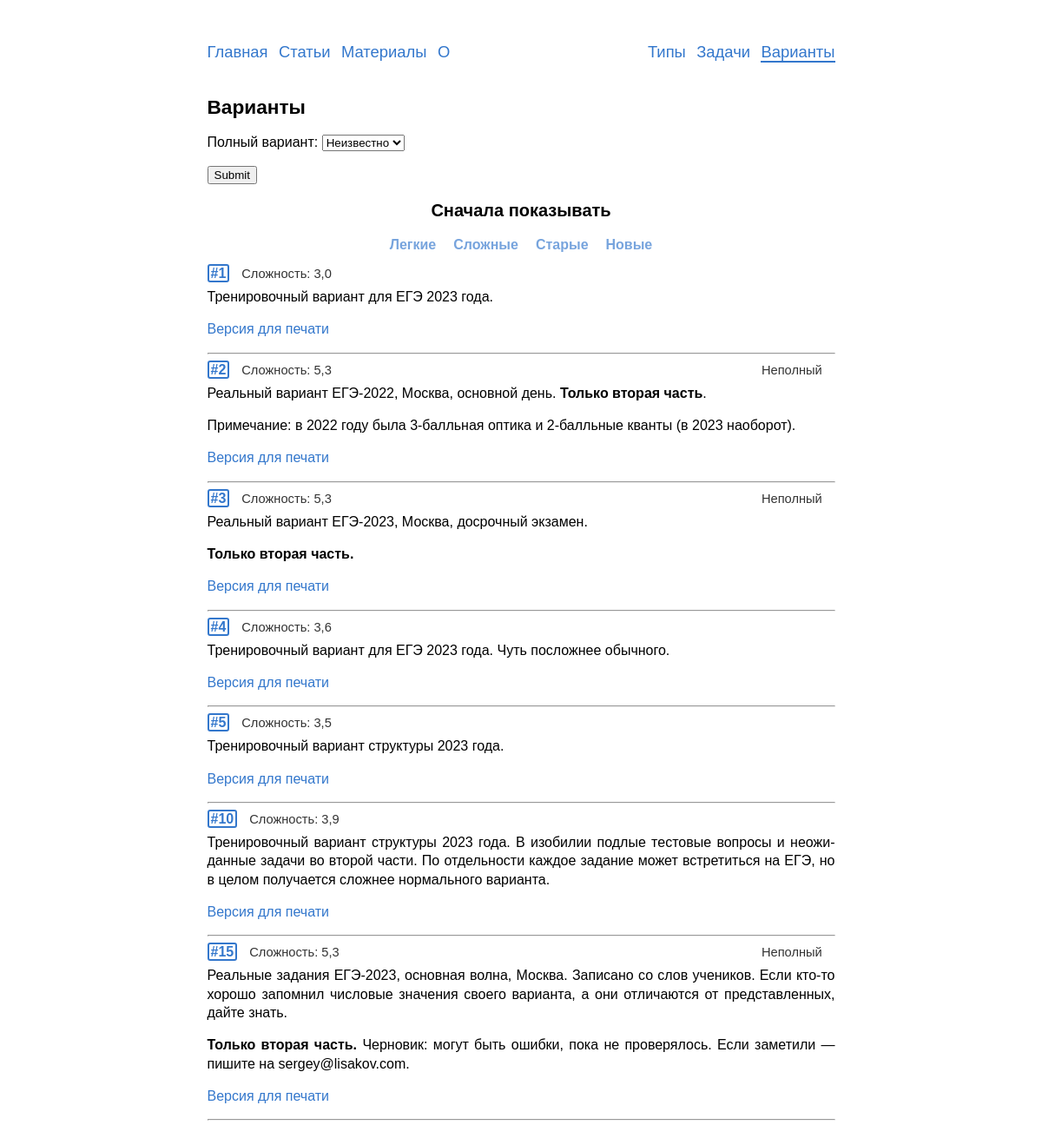
Page /variants/ on the earlier database version.
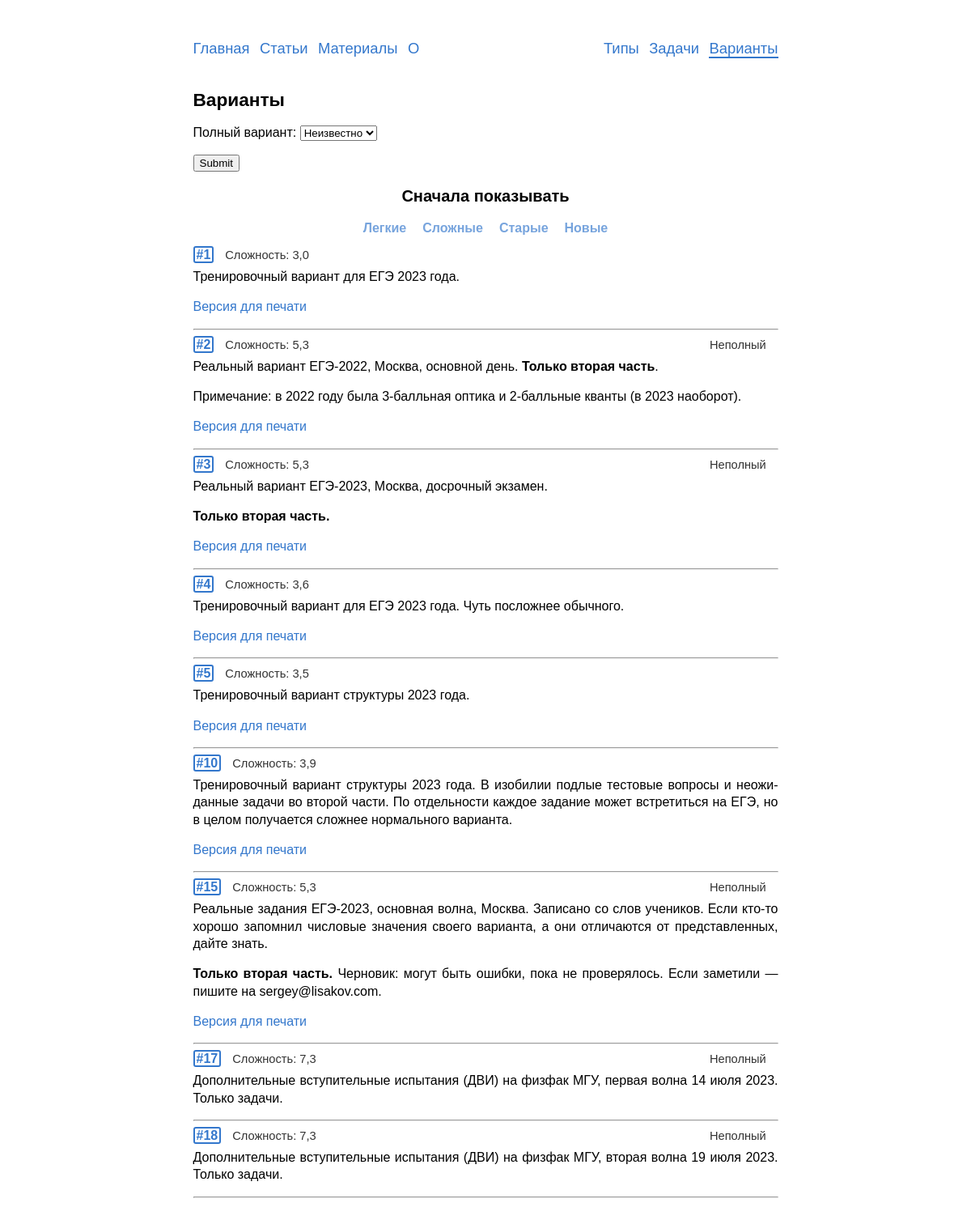
Same page on the later database version.
### variants/models.py (models this page shows, shortened)
class Variant(models.Model):
    objects = VariantManager()
    problems = SortedManyToManyField(Problem,
                                     verbose_name='задачи')
    text = models.TextField('комментарии', blank=True, null=True)
    complexity = models.FloatField('сложность', blank=True, default=0)
    is_full = models.BooleanField('полный вариант', default=True)
    show_answers = models.BooleanField('показать решения', default=True)
    date = models.DateField('дата добавления', auto_now_add=True)
    answer_slug = models.SlugField('slug для получения ответов',
                                   max_length=4, unique=False,
                                   blank=True, default='',
                                   validators=[validate_answer_slug])
    is_published = models.BooleanField('показывать в списке вариантов',
                                       default=True)
    class Meta:
        verbose_name = 'вариант'
        verbose_name_plural = 'варианты'
        default_related_name = 'variants'
    def get_absolute_url(self):
        return reverse('variants:detail', kwargs={'pk': self.pk})

### variants/views.py (the view, shortened to what this page needs)
# urls.py: path('', views.VariantsView.as_view(), name='list'),
class VariantsView(ListView):
    model = Variant
    template_name = 'variants/variants_list.html'
    context_object_name = 'variants'
    paginate_by = 30
    filter = VariantFilter
    def get_queryset(self):
        queryset = Variant.objects.list()
        pars = self.request.GET
        if 'order_by' in pars.keys() and pars['order_by'] in ('complexity',
                                                              'id',
                                                              '-complexity',
                                                              '-id'):
            order_by = self.request.GET['order_by']
        else:
            order_by = 'id'
        self.filterset = self.filter(self.request.GET, queryset=queryset)
        return self.filterset.qs.order_by(order_by)
    def get_context_data(self, **kwargs):
        data = super().get_context_data(**kwargs)
        data['filter'] = VariantFilter(self.request.GET)
        data['title'] = 'Варианты'
        return data

### problems/templatetags/markdown_extras.py (called while the page is built)
@register.filter()
@stringfilter
def markdown(value):
    return md.markdown(value, extensions=['markdown.extensions.fenced_code',
                                          'tables',
                                          'toc',
                                          'footnotes'])

### problems/templatetags/save_parameters.py (called while the page is built)
@register.simple_tag(takes_context=True)
def param_save(context, **kwargs):
    answ = context['request'].GET.copy()
    for param, value in kwargs.items():
        answ[param] = value
    for param in [param for param, value in answ.items() if not value]:
        del answ[param]
    return answ.urlencode()

### variants/managers.py (called while the page is built)
    def list(self):
        return (
            self.get_queryset()
                .only('id', 'complexity', 'text', 'is_full')
                .filter(is_published=True)
        )

### templates/variants/variants_list.html (shortened to what this page needs)
{% extends "base.html" %}
{% load markdown_extras %}
{% load save_parameters %}
{% load static %}
{% block content %}
  <h2>{{title}}</h2>
  <form method="get" class="no-print">
    {{ filter.form.as_p }}
    <input type="submit" />
  </form>
  <div class=center-flex><h3>Сначала показывать</h3></div>
  <div class="center-flex mb10 mt-5">
    <a class='var-sort{% if "=complexity" in request.get_full_path %} current {% endif %}' href="?{% param_save order_by="complexity" %}">Легкие</a>
    <a class='var-sort{% if "=-complexity" in request.get_full_path %} current {% endif %}' href="?{% param_save order_by="-complexity" %}">Сложные</a>
    <a class='var-sort{% if "=id" in request.get_full_path %} current {% endif %}' href="?{% param_save order_by="id" %}">Старые</a>
    <a class='var-sort{% if "=-id" in request.get_full_path %} current {% endif %}' href="?{% param_save order_by="-id" %}">Новые</a>
  </div>
  {% for variant in page_obj %}
    <div class="rel">
      <div class="var-id-in-list">
        <a href="{{variant.get_absolute_url}}"><b class='id-number'>#{{variant.id}}</b></a>
        <span class="compl">Сложность: {{variant.complexity}}</span>&nbsp;
        <span class="compl no-solution">{% if not variant.is_full %}Неполный{% endif %}</span>
      </div>
      <div>{{variant.text|markdown|safe}}</div>
    </div><hr>
    {% empty %}
    <p>Ничего не нашлось {{":("}}</p>
    <p>Попробуйте другой фильтр.</p>
  {% endfor %}
{% endblock %}

### templates/base.html (shortened to what this page needs)
{% load static %}
<!DOCTYPE html>
<html lang=ru>
  <head>
    <link rel=stylesheet href={% static 'css/style.css'%}>
  </head>
  <body>
    <header>
      {% include "includes/nav.html" %}
    </header>
    <main>
      {% block content %}Пусто :({% endblock %}
    </main>
  </body>
</html>

### templates/includes/nav.html (shortened to what this page needs)
<nav class="no-print">
  <div class='nav-left'>
    <a href="/"{% if request.path == '/' %} class='current_nav'{% endif %}>Главная</a>
    <a href="/articles/"{% if '/articles' in request.path %} class='current_nav'{% endif %}>Статьи</a>
    <a href="/blanks/"{% if '/blanks/' in request.path %} class='current_nav'{% endif %}>Материалы</a>
    <a href="/about/"{% if '/about/' in request.path %} class='current_nav'{% endif %}>О</a>
  </div>
  <div class="nav-right">
    <a href="{% url 'typesinege:list'%}"{% if '/types/' in request.path %} class='current_nav'{% endif %}>Типы</a>
    <a href="{% url 'problems:list'%}"{% if '/problems/' in request.path %} class='current_nav'{% endif %}>Задачи</a>
    <a href="{% url 'variants:list'%}"{% if '/variants/' in request.path %} class='current_nav'{% endif %}>Варианты</a>
  </div>
</nav>

### templates/includes/pagination.html (shortened to what this page needs)
{% load save_parameters %}

### static/css/style.css (style rules this page uses)
html { overflow-y: scroll; }
body { -webkit-hyphens: auto; -moz-hyphens: auto; -ms-hyphens: auto; hyphens: auto; margin: 0px auto; width: 723px; max-width: 100%; font-family: Tahoma, Arial, sans-serif; text-align: justify; font-size: 12pt; line-height: 16pt; margin-bottom:12ex; }
h1, h2, h3, h4, h5, h6 { text-align: left; }
h2 { font-size:17pt; }
h3 { font-size:15pt; }
.id-number { border: 2px solid #3377cc; border-radius: 3px; padding: 0px 2px 0px 2px; }
.rel { position: relative; }
div.rel:has(div.var-id-in-list) { min-height:3ex; }
.var-id-in-list { margin-bottom:-10px; display: flex; flex-wrap: wrap; align-items: center; line-height: 15pt; }
.compl { margin-right:1.9ex; font-size: 11pt; font-family: Arial; color: #333333; -webkit-hyphens: none; -moz-hyphens: none; -ms-hyphens: none; hyphens: none; }
.no-solution { margin-left:auto; order:2; }
.id-in-list .compl:first-of-type, .var-id-in-list .compl:first-of-type { margin-left:1.8ex; }
a { text-decoration: none; color: #3377cc; }
nav { margin: 5ex 0 4ex 0; display: flex; justify-content: space-between; word-spacing: 6pt; }
.nav-left, .ta-left { text-align:left; }
.nav-right, .ta-right { text-align:right; }
nav a { line-height: 2em; font-size: 115%; -webkit-hyphens: none; -moz-hyphens: none; -ms-hyphens: none; hyphens: none; }
.mt-5 { margin-top:-5px; }
.mb10 { margin-bottom:10px; }
.center-flex { display: flex; flex-wrap: wrap; justify-content: center; }
.var-sort { display: inline-block; border-radius: 3px; font-weight:900; line-height:inherit; padding: 2px 10px 3px; color: #3377ccaa; background-color: white; }
.current_nav { border-bottom: solid 2px; }

Differences in the rows shown:
added Variant: id "17", complexity "7,3", is_full "Неполный", text "Дополнительные вступительные испытания (ДВИ) на физфак МГУ, первая волна 14 июля 2023. Только задачи."
added Variant: id "18", complexity "7,3", is_full "Неполный", text "Дополнительные вступительные испытания (ДВИ) на физфак МГУ, вторая волна 19 июля 2023. Только задачи."
